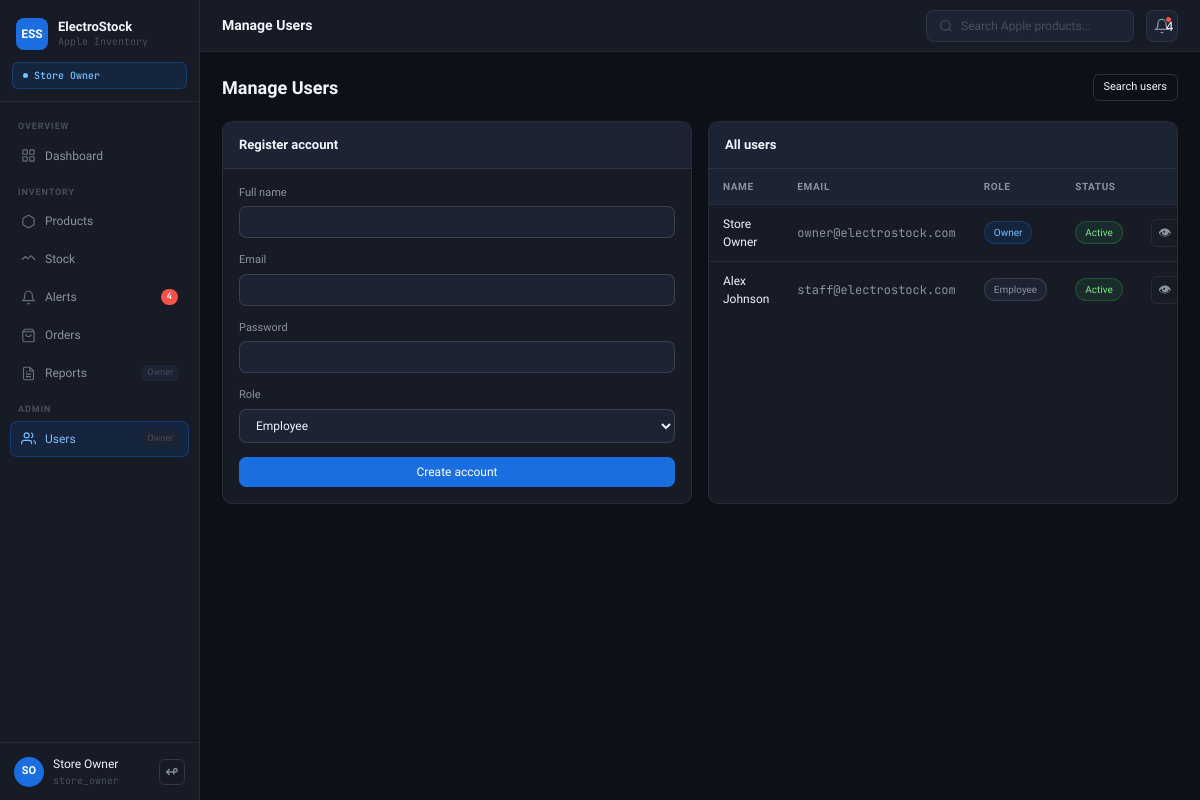
The page /auth/register.php (signed in) on the database its author committed.
### tables this page shows
CREATE TABLE users (
  id            INT AUTO_INCREMENT PRIMARY KEY,
  full_name     VARCHAR(100) NOT NULL,
  email         VARCHAR(150) NOT NULL UNIQUE,
  password_hash VARCHAR(255) NOT NULL,
  role          ENUM('store_owner','employee') NOT NULL DEFAULT 'employee',
  is_active     TINYINT(1)  NOT NULL DEFAULT 1,
  created_at    TIMESTAMP   DEFAULT CURRENT_TIMESTAMP
);

### auth/session.php (called while the page is built, shortened)
<?php
function h($s) { return htmlspecialchars((string)$s, ENT_QUOTES, 'UTF-8'); }

### auth/register.php (the view, shortened to what this page needs)
<?php
require_once '../auth/session.php';
require_once '../includes/header.php';
$users=mysqli_query($conn,"SELECT * FROM users ORDER BY created_at DESC");
?>
<div class="page-hdr"><h1>Manage Users</h1><a href="search.php" class="btn btn-outline btn-sm">Search users</a></div>
<div class="g2">
<div class="card">
  <div class="card-hdr"><span class="card-title">Register account</span></div>
  <div class="card-body">
  <form method="POST">
    <div class="fg"><label>Full name</label><input type="text" name="full_name" class="fc" required></div>
    <div class="fg"><label>Email</label><input type="email" name="email" class="fc" required></div>
    <div class="fg"><label>Password</label><input type="password" name="password" class="fc" required></div>
    <div class="fg"><label>Role</label>
      <select name="role" class="fc">
        <option value="employee">Employee</option>
      </select></div>
    <button name="reg" class="btn btn-primary w100">Create account</button>
  </form>
  </div>
</div>
<div class="card">
  <div class="card-hdr"><span class="card-title">All users</span></div>
  <table class="tbl">
    <thead><tr><th>Name</th><th>Email</th><th>Role</th><th>Status</th><th></th></tr></thead>
    <tbody>
    <?php while($u=mysqli_fetch_assoc($users)): ?>
    <tr>
      <td class="fw"><?= h($u['full_name']) ?></td>
      <td class="mono muted"><?= h($u['email']) ?></td>
      <td><span class="badge <?= $u['role']==='store_owner'?'b-blue':'b-gray' ?>"><?= $u['role']==='store_owner'?'Owner':'Employee' ?></span></td>
      <td><span class="badge <?= $u['is_active']?'b-green':'b-red' ?>"><?= $u['is_active']?'Active':'Inactive' ?></span></td>
      <td><div style="display:flex;gap:5px"><a href="view.php?id=<?= $u['id'] ?>" class="icon-btn" title="View">&#128065;</a><?php if($u['is_active']&&$u['id']!=$_SESSION['uid']): ?>
        <form method="POST"><input type="hidden" name="uid" value="<?= $u['id'] ?>">
        <button name="deactivate" class="btn btn-sm btn-danger" onclick="return confirm('Deactivate?')">Deactivate</button></form><?php endif; ?></div></td>
    </tr>
    <?php endwhile; ?>
    </tbody>
  </table>
</div>
</div>
<?php require_once '../includes/footer.php'; ?>

### assets/style.css (style rules this page uses)
:root { --bg:#0D1117;--bg2:#161B26;--bg3:#1C2333;--bg4:#232B3E; --b:rgba(255,255,255,.07);--b2:rgba(255,255,255,.13); --t1:#F0F6FC;--t2:#8B949E;--t3:#484F58; --blue:#1A6EE0;--bbg:rgba(26,110,224,.13);--bbd:rgba(26,110,224,.3); --green:#3FB950;--gbg:rgba(63,185,80,.1);--gbd:rgba(63,185,80,.28); --amber:#D29922;--abg:rgba(210,153,34,.1);--abd:rgba(210,153,34,.28); --red:#F85149;--rbg:rgba(248,81,73,.1);--rbd:rgba(248,81,73,.28); --sb:200px;--tb:52px;--r:10px;--rs:7px;--rl:14px; --font:'Sora',sans-serif;--mono:'JetBrains Mono',monospace; }
* { box-sizing:border-box;margin:0;padding:0 }
body { font-family:var(--font);background:var(--bg);color:var(--t1);font-size:13px;line-height:1.5 }
a { text-decoration:none;color:inherit }
.page-hdr { display:flex;align-items:center;gap:12px;margin-bottom:20px }
.page-hdr h1 { font-size:18px;font-weight:600;flex:1 }
.g2 { display:grid;grid-template-columns:1fr 1fr;gap:16px }
.card { background:var(--bg2);border:1px solid var(--b);border-radius:var(--r);overflow:hidden;margin-bottom:16px }
.card-hdr { display:flex;align-items:center;gap:10px;padding:13px 16px;border-bottom:1px solid var(--b);background:var(--bg3) }
.card-title { font-size:13px;font-weight:600;flex:1 }
.card-body { padding:16px }
.tbl { width:100%;border-collapse:collapse }
.tbl th { font-size:10px;font-weight:600;color:var(--t2);text-transform:uppercase;letter-spacing:.06em;padding:10px 14px;border-bottom:1px solid var(--b);text-align:left;white-space:nowrap;background:var(--bg3) }
.tbl td { padding:10px 14px;border-bottom:1px solid var(--b);font-size:12px;vertical-align:middle }
.tbl tbody tr:last-child td { border-bottom:none }
.fw { font-weight:500 }
.mono { font-family:var(--mono) }
.muted { color:var(--t2) }
.badge { display:inline-block;font-size:10px;font-weight:500;padding:3px 9px;border-radius:20px;border:1px solid;white-space:nowrap }
.b-green { background:var(--gbg);color:#7ee787;border-color:var(--gbd) }
.b-blue { background:var(--bbg);color:#79c0ff;border-color:var(--bbd) }
.b-gray { background:var(--bg3);color:var(--t2);border-color:var(--b2) }
.btn { display:inline-flex;align-items:center;justify-content:center;gap:7px;padding:7px 14px;border-radius:var(--rs);font-size:12px;font-weight:500;cursor:pointer;border:1px solid transparent;font-family:var(--font);transition:all .12s;white-space:nowrap;text-decoration:none }
.btn-primary { background:var(--blue);color:#fff;border-color:var(--blue) }
.btn-outline { background:transparent;color:var(--t1);border-color:var(--b2) }
.btn-sm { padding:4px 10px;font-size:11px;border-radius:6px }
.w100 { width:100% }
.icon-btn { width:28px;height:28px;border-radius:6px;border:1px solid var(--b);background:transparent;display:inline-flex;align-items:center;justify-content:center;cursor:pointer;color:var(--t2);font-size:13px;text-decoration:none;transition:all .12s }
.fg { margin-bottom:14px }
.fg label { font-size:11px;font-weight:500;color:var(--t2);display:block;margin-bottom:5px }
.fc { width:100%;padding:8px 12px;background:var(--bg3);border:1px solid var(--b2);border-radius:var(--rs);font-size:12px;color:var(--t1);font-family:var(--font);outline:none;transition:border-color .12s }
.fc::placeholder { color:var(--t3) }
select.fc option { background:var(--bg3) }

### rows shown on the page
users: full_name "Store Owner", email "owner@electrostock.com", role "Owner", is_active "Active"
users: full_name "Alex Johnson", email "staff@electrostock.com", role "Employee", is_active "Active"

### other values the page prints
$ac "4"
initials() "SO"
$_SESSION['name'] "Store Owner"
$_SESSION['role'] "store_owner"
$t "Manage Users"
$_ac "4"
